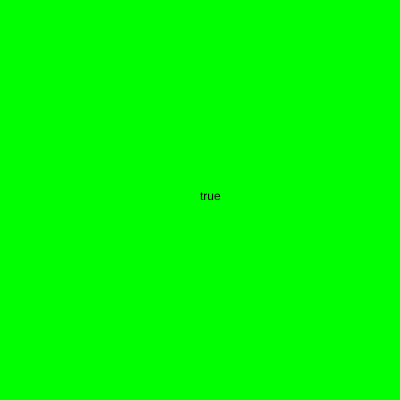
Frame 1 (no input)
Frame 60 (no input): identical to frame 1, image omitted
Frame 120 (the mouse pressed at the canvas centre since frame 60): identical to frame 1, image omitted

The p5.js sketch that drew this single still picture (run headless with seeded random() and noise() and a simulated clock; from frame 60 on, the mouse is pressed at the canvas centre):

// p5.js sketch
// ── sketch.js
function setup() {
    createCanvas(400,400);

    // Logical AND
    // if( 3 > 2 && 2 === "2" ){
    //     background(0, 255, 0);
    //     text("true", 200, 200);
    // } else {
    //     background(255, 0, 0);
    //     text("false", 100, 100);
    // }


    // Logical OR
    if( 3 > 2 || 2 === "2" ){
        background(0, 255, 0);
        text("true", 200, 200);
    } else {
        background(255, 0, 0);
        text("false", 100, 100);
    }
}

function draw() {

}
